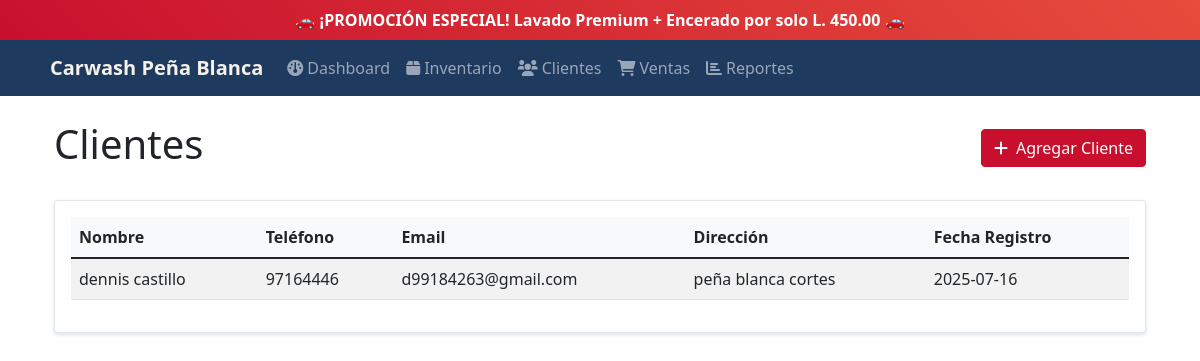
Page /customers (signed in) on the committed database.
### tables this page shows
CREATE TABLE customers (
            id INTEGER PRIMARY KEY AUTOINCREMENT,
            name TEXT NOT NULL,
            phone TEXT,
            email TEXT,
            address TEXT,
            created_at TIMESTAMP DEFAULT CURRENT_TIMESTAMP
        );

### main.py (the view)
@app.route('/customers')
@require_system_login()
def customers():
    conn = get_db_connection()
    customers = conn.execute("SELECT * FROM customers ORDER BY name").fetchall()
    conn.close()
    return render_template('customers.html', customers=customers)

### main.py (called while the page is built)
def get_db_connection():
    conn = sqlite3.connect('carwash.db')
    conn.row_factory = sqlite3.Row
    return conn

def require_system_login():
    def decorator(f):
        @wraps(f)
        def decorated_function(*args, **kwargs):
            if not session.get('system_logged_in'):
                return redirect(url_for('system_login'))
            return f(*args, **kwargs)
        return decorated_function
    return decorator

### templates/customers.html (shortened to what this page needs)
{% extends "base.html" %}
{% block content %}
<div class="row">
    <div class="col-12">
        <div class="d-flex justify-content-between align-items-center mb-4">
            <h1>Clientes</h1>
            <a href="{{ url_for('add_customer') }}" class="btn btn-success">
                <i class="fas fa-plus me-2"></i>Agregar Cliente
            </a>
        </div>
    </div>
</div>
<div class="row">
    <div class="col-12">
        <div class="card">
            <div class="card-body">
                {% if customers %}
                <div class="table-responsive">
                    <table class="table table-striped">
                        <thead>
                            <tr>
                                <th>Nombre</th>
                                <th>Teléfono</th>
                                <th>Email</th>
                                <th>Dirección</th>
                                <th>Fecha Registro</th>
                            </tr>
                        </thead>
                        <tbody>
                            {% for customer in customers %}
                            <tr>
                                <td>{{ customer.name }}</td>
                                <td>{{ customer.phone or '-' }}</td>
                                <td>{{ customer.email or '-' }}</td>
                                <td>{{ customer.address or '-' }}</td>
                                <td>{{ customer.created_at[:10] }}</td>
                            </tr>
                            {% endfor %}
                        </tbody>
                    </table>
                </div>
                {% else %}
                <p class="text-muted">No hay clientes registrados.</p>
                {% endif %}
            </div>
        </div>
    </div>
</div>
{% endblock %}

### templates/base.html (style rules this page uses)
:root { --primary-navy: #1e3a5f; --secondary-red: #c8102e; --accent-cream: #f5f0e8; --light-gray: #f8f9fa; }
.card { box-shadow: 0 0.125rem 0.25rem rgba(30, 58, 95, 0.15); border: 1px solid rgba(30, 58, 95, 0.125); }
.table th { background-color: var(--light-gray); }
.btn-success { background-color: var(--secondary-red); border-color: var(--secondary-red); }

### rows in the picture
customers: name "dennis castillo", phone "97164446", email "d99184263@gmail.com", address "peña blanca cortes", created_at "2025-07-16"
